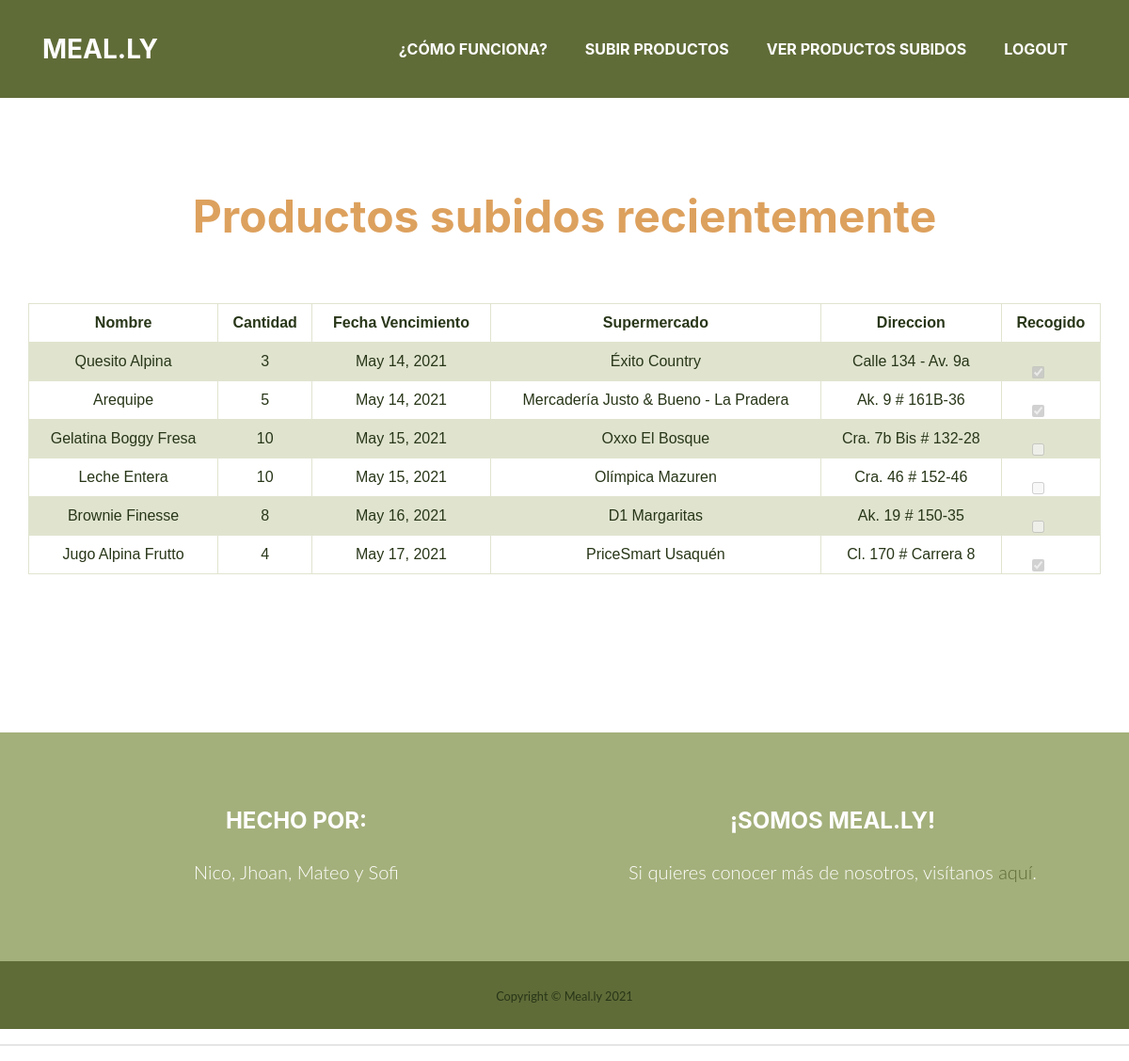
Page /importcsv/ver_productos/ on the committed database.
### importcsv/models.py (models this page shows, shortened)
class Producto(models.Model):
    nombre = models.CharField(max_length=150, null=False)
    cantidad = models.IntegerField(null=False)
    fecha_vencimiento = models.DateField(null=False)
    supermercado = models.CharField(max_length=150, null=False)
    direccion = models.TextField(blank=False, null=False)
    recogido = models.IntegerField(null=False)

### importcsv/views.py (the view)
# urls.py: path('ver_productos/', get_productos, name='ver_productos')
def get_productos(request):
    productos = Producto.objects.order_by('fecha_vencimiento')
    context = {
        'productos': productos,
    }
    return render(request, 'employee/productos.html', context)

### templates/employee/productos.html (shortened to what this page needs)
{% extends 'base.html' %}
{% block content %}
{% load static %}
  <link rel="stylesheet" type="text/css" href="{% static 'css/productos.css' %}">
  <nav class="navbar navbar-expand-lg bg-secondary text-uppercase fixed-top" id="mainNav">
    <div class="container">
      {% load static %}
      <a class="navbar-brand js-scroll-trigger" href="/">Meal.ly</a>
      <div class="collapse navbar-collapse" id="navbarResponsive">
        <ul class="navbar-nav ml-auto">
          <li class="nav-item mx-0 mx-lg-1">
            <a class="nav-link py-3 px-0 px-lg-3 rounded js-scroll-trigger" href="/#portfolio">¿Cómo funciona?</a>
          </li>
          <li class="nav-item mx-0 mx-lg-1">
            <a class="nav-link py-3 px-0 px-lg-3 rounded js-scroll-trigger" href="{% url 'importar_productos' %}" >Subir productos</a>
          </li>
          <li class="nav-item mx-0 mx-lg-1">
            <a class="nav-link py-3 px-0 px-lg-3 rounded js-scroll-trigger" href="{% url 'ver_productos' %}">Ver productos subidos</a>
          </li>
          <li class="nav-item mx-0 mx-lg-1">
            <a class="nav-link py-3 px-0 px-lg-3 rounded js-scroll-trigger" href="{% url 'logout' %}">Logout</a>
          </li>
        </ul>
      </div>
    </div>
  </nav>
<section class="page-section bg-primary text-white mb-0" id="about">
    <div class="container">
        {% if productos %}
      <h2 class="page-section-heading text-center titulo">Productos subidos recientemente</h2>
      <div class="divider-custom divider-light">
        <div class="divider-custom-line"></div>
      </div>
        <div class="row">&nbsp;</div>
      <div class="row">
          <table>
        <tr>
            <th class="text-center">Nombre</th>
            <th class="text-center">Cantidad</th>
            <th class="text-center">Fecha Vencimiento</th>
            <th class="text-center">Supermercado</th>
            <th class="text-center">Direccion</th>
            <th class="text-center">Recogido</th>
        </tr>
        {% for producto in productos %}
        <tr>
            <td class="text-center">{{producto.nombre}}</td>
            <td class="text-center">{{producto.cantidad}}</td>
            <td class="text-center">{{producto.fecha_vencimiento}}</td>
            <td class="text-center">{{producto.supermercado}}</td>
            <td class="text-center">{{producto.direccion}}</td>
            {% if producto.recogido == 1 %}
            <td class="text-center">
                <input class="form-check-input " type="checkbox" value="" checked disabled>
            </td>
            {% else %}
            <td class="text-center">
                <input class="form-check-input " type="checkbox" value="" disabled>
            </td>
            {% endif %}
        </tr>
        {% endfor %}
    </table>
      </div>
          <div class="row">&nbsp;</div>
        <div class="row">&nbsp;</div>
          <div class="row">&nbsp;</div>
{% endif %}
    </div>
  </section>
  <footer class="footer text-center">
    <div class="container">
      <div class="row">
        <div class="col-lg-6 mb-6 mb-lg-0">
          <h4 class="text-uppercase mb-4">Hecho por:</h4>
          <p class="lead mb-0">Nico, Jhoan, Mateo y Sofi</p>
        </div>
        <div class="col-lg-6">
          <h4 class="text-uppercase mb-4">¡Somos Meal.ly!</h4>
          <p class="lead mb-0">Si quieres conocer más de nosotros, visítanos
            <a href="https://meally.github.io">aquí</a>.</p>
        </div>
      </div>
    </div>
  </footer>
  <section class="copyright py-4 text-center text-white">
    <div class="container">
      <small>Copyright &copy; Meal.ly 2021</small>
    </div>
  </section>
{% endblock %}

### templates/base.html (shortened to what this page needs)
<!DOCTYPE html>
<html>
<head>
</head>
<body >
  <header>
    {% if user.is_authenticated %}
    <p></p>
    {% else %}
    <h1>¡Bienvenido a Meal.ly empresas!</h1>
      <a href="{% url 'login' %}">login</a>
    {% endif %}
  </header>
  <main>
    {% block content %}
    {% endblock %}
  </main>
  <hr>
</body>
</html>

### templates/employee/productos.html (style rules this page uses)
table { font-family: arial, sans-serif; border-collapse: collapse; width: 100%; }
td, th { border: 1px solid #E0E4CF; text-align: left; padding: 8px; }
tr:nth-child(even) { background-color: #E0E4CF; }

### rows in the picture
Producto: nombre "Quesito Alpina", cantidad "3", fecha_vencimiento "May 14, 2021", supermercado "Éxito Country", direccion "Calle 134 - Av. 9a"
Producto: nombre "Arequipe", cantidad "5", fecha_vencimiento "May 14, 2021", supermercado "Mercadería Justo & Bueno - La Pradera", direccion "Ak. 9 # 161B-36"
Producto: nombre "Gelatina Boggy Fresa", cantidad "10", fecha_vencimiento "May 15, 2021", supermercado "Oxxo El Bosque", direccion "Cra. 7b Bis # 132-28"
Producto: nombre "Leche Entera", cantidad "10", fecha_vencimiento "May 15, 2021", supermercado "Olímpica Mazuren", direccion "Cra. 46 # 152-46"
Producto: nombre "Brownie Finesse", cantidad "8", fecha_vencimiento "May 16, 2021", supermercado "D1 Margaritas", direccion "Ak. 19 # 150-35"
Producto: nombre "Jugo Alpina Frutto", cantidad "4", fecha_vencimiento "May 17, 2021", supermercado "PriceSmart Usaquén", direccion "Cl. 170 # Carrera 8"
